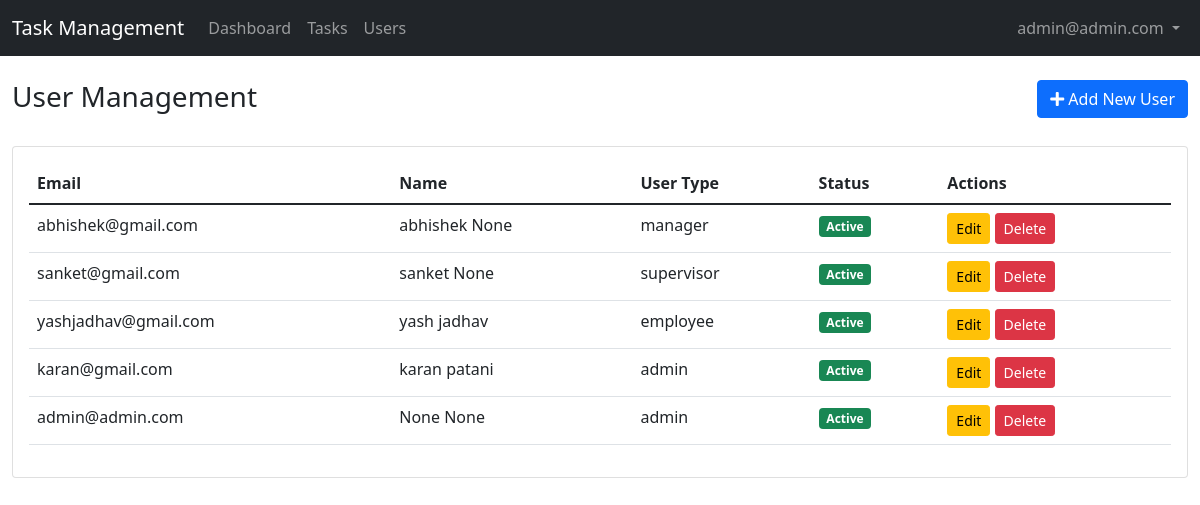
Page /users/ (signed in) on the committed database.
### account/models.py (models this page shows, shortened)
class CustomUser(AbstractBaseUser, PermissionsMixin):
    email = models.EmailField(unique=True)
    first_name = models.CharField(max_length=30, blank=True, null=True)
    last_name = models.CharField(max_length=30, blank=True, null=True)
    username = models.CharField(max_length=30, blank=True, null=True)
    password = models.CharField(max_length=128, blank=True, null=True)
    user_type = models.ForeignKey(
        UserType, on_delete=models.CASCADE, null=True,blank=True, related_name="custom_user_type"
    )
    is_active = models.BooleanField(default=True)
    is_staff = models.BooleanField(default=False)
    is_deleted = models.BooleanField(default=False)
    created_at = models.DateTimeField(auto_now_add=True)
    updated_at = models.DateTimeField(auto_now=True)
    is_password_created = models.BooleanField(default=False)
    forget_password_secret = models.CharField(max_length = 128 ,blank=True, null=True)
    forget_password_secret_expire_time = models.DateTimeField(null= True,blank=True)
    objects = CustomUserManager()
    REQUIRED_FIELDS = []
    USERNAME_FIELD = "email"

class UserType(models.Model):
    name = models.CharField(max_length=50, unique=True)
    can_create_user=models.BooleanField(default=False)
    can_assign_task=models.BooleanField(default=False)
    is_empolyee=models.BooleanField(default=False)
    class Meta:
        permissions = [
            ("can_assign_task", "Can assign tasks to users"),
        ]

### account/views.py (the view)
# urls.py: path('users/', views.user_management, name='user_management'),
@login_required
@user_passes_test(can_manage_users)
def user_management(request):
    user_type_id = request.GET.get('user_type')
    status = request.GET.get('status')
    search = request.GET.get('search', '').strip()
    users = CustomUser.objects.filter(is_deleted=False).select_related('user_type')
    if user_type_id:
        users = users.filter(user_type_id=user_type_id)
    if status:
        is_active = status == 'active'
        users = users.filter(is_active=is_active)
    if search:
        users = users.filter(
            Q(email__icontains=search) |
            Q(first_name__icontains=search) |
            Q(last_name__icontains=search)
        )
    paginator = Paginator(users.order_by('-created_at'), 10)
    page = request.GET.get('page', 1)
    users_page = paginator.get_page(page)
    context = {
        'users': users_page,
        'user_types': UserType.objects.all(),
        'selected_type': user_type_id,
        'status': status,
        'search': search,
    }
    return render(request, 'account/user_management.html', context)

### account/views.py (called while the page is built)
def can_manage_users(user):
    return user.is_authenticated and (user.is_superuser or (user.user_type and user.user_type.can_create_user))

### account/templates/account/user_management.html (shortened to what this page needs)
{% extends 'base.html' %}
{% block content %}
<div class="container-fluid">
    <div class="row mb-4">
        <div class="col-md-8">
            <h3>User Management</h3>
        </div>
        <div class="col-md-4 text-end">
            {% if request.user.user_type.can_create_user %}
            <button type="button" class="btn btn-primary" data-bs-toggle="modal" data-bs-target="#createUserModal">
                <i class="fas fa-plus"></i> Add New User
            </button>
            {% endif %}
        </div>
    </div>
    <div class="card">
        <div class="card-body">
            <div class="table-responsive">
                <table class="table">
                    <thead>
                        <tr>
                            <th>Email</th>
                            <th>Name</th>
                            <th>User Type</th>
                            <th>Status</th>
                            <th>Actions</th>
                        </tr>
                    </thead>
                    <tbody>
                        {% for user in users %}
                            <tr>
                                <td>{{ user.email }}</td>
                                <td>{{ user.first_name }} {{ user.last_name }}</td>
                                <td>{{ user.user_type.name }}</td>
                                <td>
                                    {% if user.is_active %}
                                        <span class="badge bg-success">Active</span>
                                    {% else %}
                                        <span class="badge bg-danger">Inactive</span>
                                    {% endif %}
                                </td>
                                <td>
                                    <button type="button" class="btn btn-sm btn-warning"
                                            onclick="editUser('{{ user.id }}', '{{ user.email }}', '{{ user.first_name }}', '{{ user.last_name }}', '{{ user.user_type.id }}', {{ user.is_active|lower }})">
                                        Edit
                                    </button>
                                    <button type="button" class="btn btn-sm btn-danger"
                                            onclick="confirmDelete('{{ user.id }}')">
                                        Delete
                                    </button>
                                </td>
                            </tr>
                        {% empty %}
                            <tr>
                                <td colspan="5" class="text-center">No users found</td>
                            </tr>
                        {% endfor %}
                    </tbody>
                </table>
            </div>
        </div>
    </div>
</div>
{% endblock %}

### account/templates/base.html (shortened to what this page needs)
<!DOCTYPE html>
<html lang="en">
<head>
    <link href="https://cdn.jsdelivr.net/npm/bootstrap@5.1.3/dist/css/bootstrap.min.css" rel="stylesheet">
    <link href="https://cdnjs.cloudflare.com/ajax/libs/font-awesome/5.15.4/css/all.min.css" rel="stylesheet">
</head>
<body>
    {% if user.is_authenticated %}
    <nav class="navbar navbar-expand-lg navbar-dark bg-dark">
        <div class="container-fluid">
            <a class="navbar-brand" href="{% url 'dashboard' %}">Task Management</a>
            <div class="collapse navbar-collapse" id="navbarNav">
                <ul class="navbar-nav me-auto">
                    <li class="nav-item">
                        <a class="nav-link" href="{% url 'dashboard' %}">Dashboard</a>
                    </li>
                    <li class="nav-item">
                        <a class="nav-link" href="{% url 'task_list' %}">Tasks</a>
                    </li>
                    {% if user.user_type.can_create_user %}
                    <li class="nav-item">
                        <a class="nav-link" href="{% url 'user_management' %}">Users</a>
                    </li>
                    {% endif %}
                </ul>
                <ul class="navbar-nav">
                    <li class="nav-item dropdown">
                        <a class="nav-link dropdown-toggle" href="#" id="navbarDropdown" role="button"
                           data-bs-toggle="dropdown" aria-expanded="false">
                            {{ user.get_full_name|default:user.email }}
                        </a>
                    </li>
                </ul>
            </div>
        </div>
    </nav>
    {% endif %}
    <main class="py-4">
        {% block content %}{% endblock %}
    </main>
</body>
</html>

### rows in the picture
CustomUser: get_full_name "admin@admin.com", email "admin@admin.com", first_name "None", last_name "None", user_type.name "admin", is_active "Active"
CustomUser: email "abhishek@gmail.com", first_name "abhishek", last_name "None", user_type.name "manager", is_active "Active"
CustomUser: email "sanket@gmail.com", first_name "sanket", last_name "None", user_type.name "supervisor", is_active "Active"
CustomUser: email "yashjadhav@gmail.com", first_name "yash", last_name "jadhav", user_type.name "employee", is_active "Active"
CustomUser: email "karan@gmail.com", first_name "karan", last_name "patani", user_type.name "admin", is_active "Active"
